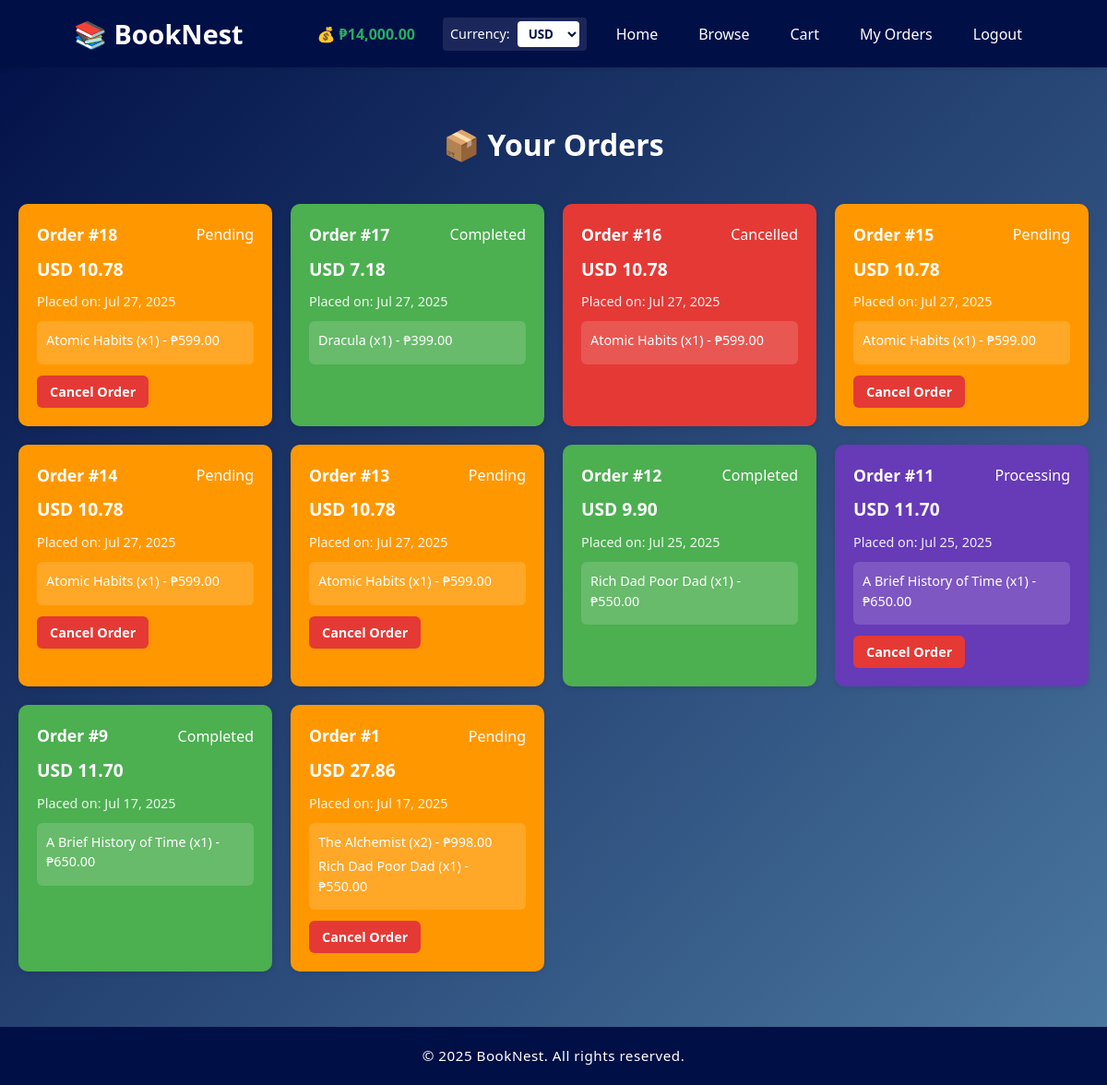
The app's page /order_history.php (signed in), older data.
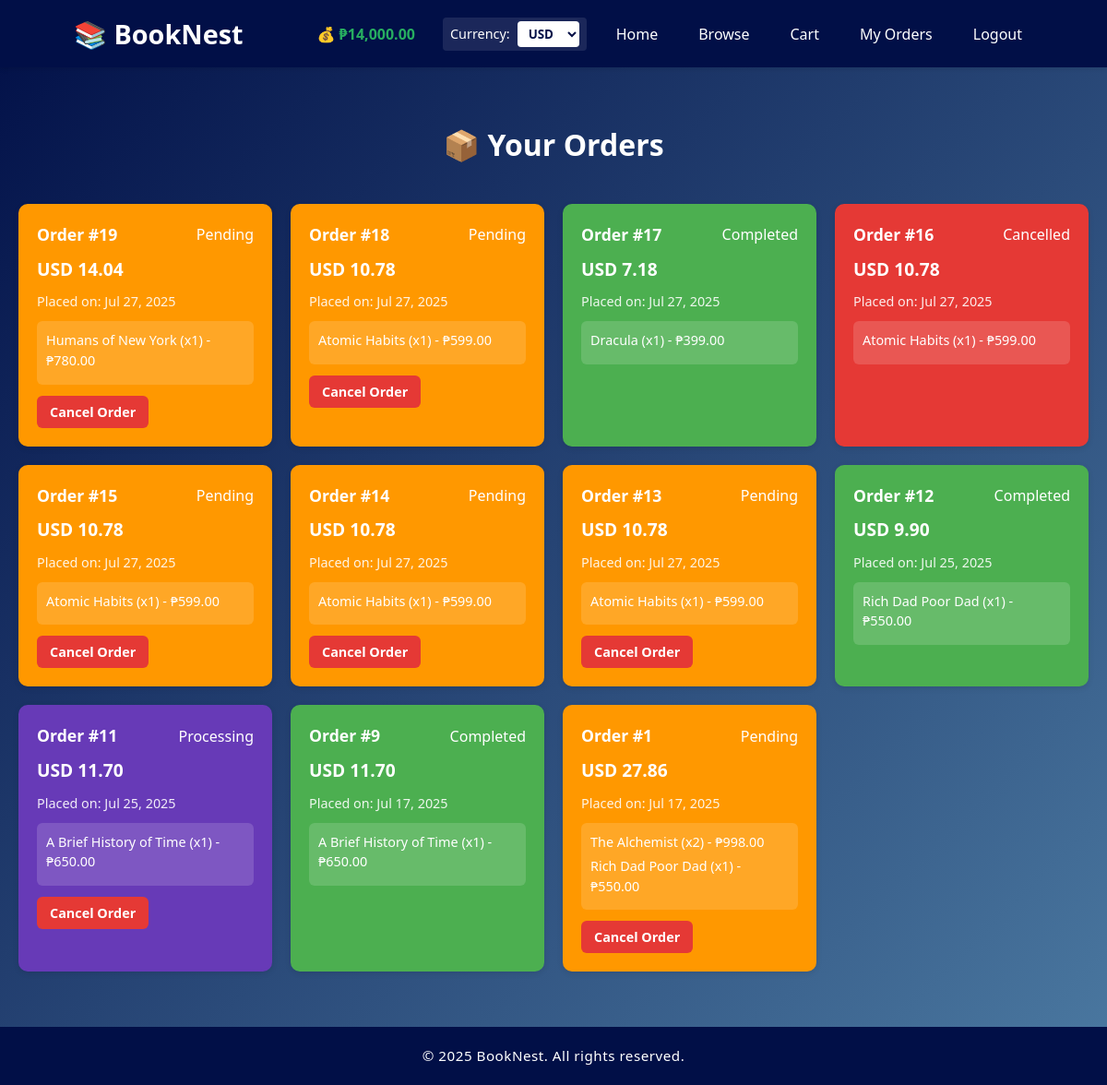
The same page, newer data.
### tables this page shows
CREATE TABLE `users` (
  `user_id` int(11) NOT NULL,
  `username` varchar(50) NOT NULL,
  `password` varchar(255) NOT NULL,
  `email` varchar(100) DEFAULT NULL,
  `role` enum('admin','staff','customer') NOT NULL,
  `created_at` timestamp NOT NULL DEFAULT current_timestamp(),
  `wallet` decimal(10,2) NOT NULL DEFAULT 0.00
);

CREATE TABLE `orders` (
  `order_id` int(11) NOT NULL,
  `user_id` int(11) DEFAULT NULL,
  `order_date` timestamp NOT NULL DEFAULT current_timestamp(),
  `status` enum('pending','processing','shipped','completed','cancelled') DEFAULT 'pending',
  `total_amount` decimal(10,2) DEFAULT 0.00
);

CREATE TABLE `order_items` (
  `item_id` int(11) NOT NULL,
  `order_id` int(11) DEFAULT NULL,
  `book_id` int(11) DEFAULT NULL,
  `quantity` int(11) DEFAULT NULL,
  `subtotal` decimal(10,2) NOT NULL
);

CREATE TABLE `books` (
  `book_id` int(11) NOT NULL,
  `title` varchar(255) NOT NULL,
  `author` varchar(255) DEFAULT NULL,
  `price` decimal(10,2) NOT NULL,
  `stock` int(11) DEFAULT 0,
  `category_id` int(11) DEFAULT NULL,
  `is_featured` tinyint(1) DEFAULT 0,
  `is_digital` tinyint(1) DEFAULT 0
);

### includes/currency_helper.php (called while the page is built)
<?php
if (!function_exists('display_price')) {
    function display_price($price) {
        global $conn;
        if (!empty($_SESSION['user_id'])) {
            $userId = $_SESSION['user_id'];
            $stmt = $conn->prepare("SELECT ConvertPrice(?, ?) AS converted");
            $stmt->bind_param("di", $price, $userId);
            $stmt->execute();
            $result = $stmt->get_result();
            $row = $result->fetch_assoc();
            $converted = $row['converted'] ?? $price;
            $codeStmt = $conn->prepare("SELECT c.currency_code
                                        FROM user_currency_preference ucp
                                        JOIN currencies c ON ucp.currency_id = c.currency_id
                                        WHERE ucp.user_id = ?");
            $codeStmt->bind_param("i", $userId);
            $codeStmt->execute();
            $codeRes = $codeStmt->get_result();
            $codeRow = $codeRes->fetch_assoc();
            $currencyCode = $codeRow['currency_code'] ?? 'PHP';
            return $currencyCode . ' ' . number_format($converted, 2);
        }
        $currencyId = $_SESSION['currency_id'] ?? 1;
        $stmt = $conn->prepare("SELECT exchange_rate, currency_code FROM currencies WHERE currency_id = ?");
        $stmt->bind_param("i", $currencyId);
        $stmt->execute();
        $result = $stmt->get_result();
        $currency = $result->fetch_assoc();
        $rate = $currency['exchange_rate'] ?? 1.0;
        $code = $currency['currency_code'] ?? 'PHP';
        $converted = $price * $rate;
        return $code . ' ' . number_format($converted, 2);
    }
}
?>

### order_history.php (the view, shortened to what this page needs)
<?php
require_once 'includes/db.php';
$page_css = '/BookNest/css/order_history.css';
include 'includes/header.php';
$user_id = $_SESSION['user_id'];
$sql = "
    SELECT o.order_id, o.order_date, o.status,
           COALESCE(SUM(b.price * oi.quantity), 0) AS total_price
    FROM orders o
    LEFT JOIN order_items oi ON o.order_id = oi.order_id
    LEFT JOIN books b ON oi.book_id = b.book_id
    WHERE o.user_id = ?
    GROUP BY o.order_id, o.order_date, o.status
    ORDER BY o.order_date DESC
";
$stmt = $conn->prepare($sql);
$stmt->bind_param("i", $user_id);
$stmt->execute();
$result = $stmt->get_result();
?>
<div class="container">
    <div class="orderhistory-container">
        <h2>📦 Your Orders</h2>
        <?php while ($row = $result->fetch_assoc()): ?>
            <div class="order-block <?php echo strtolower($row['status']); ?>">
                <div class="order-header">
                    <span class="order-id">Order #<?php echo $row['order_id']; ?></span>
                    <span class="order-status-text"><?php echo ucfirst($row['status']); ?></span>
                </div>
                <p class="order-price"><?php echo display_price($row['total_price']); ?></p>
                <small class="order-date">Placed on: <?php echo date("M d, Y", strtotime($row['order_date'])); ?></small>
                <div class="order-items">
                    <ul>
                        <?php
                        $items_stmt = $conn->prepare("
                            SELECT b.title, oi.quantity, oi.subtotal
                            FROM order_items oi
                            JOIN books b ON oi.book_id = b.book_id
                            WHERE oi.order_id = ?
                        ");
                        $items_stmt->bind_param("i", $row['order_id']);
                        $items_stmt->execute();
                        $items = $items_stmt->get_result();
                        while ($item = $items->fetch_assoc()) {
                            echo "<li>" . htmlspecialchars($item['title']) .
                                 " (x" . $item['quantity'] . ") - ₱" . number_format($item['subtotal'], 2) . "</li>";
                        }
                        ?>
                    </ul>
                </div>
                <?php if (in_array($row['status'], ['pending', 'shipped', 'processing'])): ?>
                    <form method="post" action="order_history.php" class="order-actions">
                        <?php if ($row['status'] == 'pending' || $row['status'] == 'processing'): ?>
                            <button type="submit" name="cancel_order" class="cancel-btn">Cancel Order</button>
                        <?php endif; ?>
                    </form>
                <?php endif; ?>
            </div>
        <?php endwhile; ?>
    </div>
</div>
<?php include 'includes/footer.php'; ?>

### includes/header.php (shortened to what this page needs)
<?php
require_once 'includes/db.php';
require_once __DIR__ . '/currency_helper.php';
$currencies = [];
$currencyQuery = $conn->query("SELECT currency_id, currency_code, exchange_rate FROM currencies");
if ($currencyQuery) {
    $currencies = $currencyQuery->fetch_all(MYSQLI_ASSOC);
}
$currentCurrencyId = $_SESSION['currency_id'] ?? 1;
$wallet_display = null;
if (isset($_SESSION['user_id'])) {
    $uid = $_SESSION['user_id'];
    $role = $_SESSION['role'];
    if ($role === 'customer') {
        $stmt = $conn->prepare("SELECT wallet FROM users WHERE user_id = ?");
        $stmt->bind_param("i", $uid);
        $stmt->execute();
        $stmt->bind_result($wallet);
        $wallet_display = "₱" . number_format($wallet, 2);
    } elseif ($role === 'admin') {
        $res = $conn->query("SELECT IFNULL(SUM(total_amount), 0) AS total FROM orders WHERE status = 'completed'");
        $total = $res->fetch_assoc()['total'];
        $wallet_display = "Earnings: ₱" . number_format($total, 2);
    } else {
        $wallet_display = "₱0.00";
    }
}
?>
<!DOCTYPE html>
<html lang="en">
<head>
    <link rel="stylesheet" href="/BookNest/css/header.css">
    <link rel="stylesheet" href="/BookNest/css/footer.css">
    <?php if (isset($page_css)): ?>
        <link rel="stylesheet" href="<?php echo $page_css; ?>">
    <?php endif; ?>
</head>
<body>
<?php if (empty($hideLayout)): ?>
<header>
    <div class="container">
        <h1>📚 BookNest</h1>
        <?php if ($wallet_display !== null): ?>
        <div class="wallet-header">
            <a href="/BookNest/wallet.php" class="wallet-link">
                💰 <?php echo $wallet_display; ?>
            </a>
        </div>
        <?php endif; ?>
        <form method="post" class="currency-form">
            <label for="currency_id">Currency:</label>
            <select name="currency_id" id="currency_id" onchange="this.form.submit()">
                <?php foreach ($currencies as $cur): ?>
                    <option value="<?php echo $cur['currency_id']; ?>" <?php echo ($cur['currency_id'] == $currentCurrencyId) ? 'selected' : ''; ?>>
                        <?php echo htmlspecialchars($cur['currency_code']); ?>
                    </option>
                <?php endforeach; ?>
            </select>
        </form>
        <nav>
            <ul>
                <li><a href="/BookNest/index.php">Home</a></li>
                <li><a href="/BookNest/browse.php">Browse</a></li>
                <?php if (!isset($_SESSION['role']) || $_SESSION['role'] === 'customer'): ?>
                    <li><a href="/BookNest/cart.php">Cart</a></li>
                <?php endif; ?>
                <?php if (isset($_SESSION['user_id']) && $_SESSION['role'] === 'customer'): ?>
                    <li><a href="/BookNest/order_history.php">My Orders</a></li>
                <?php endif; ?>
                <?php if (isset($_SESSION['user_id'])): ?>
                    <li><a href="/BookNest/logout.php">Logout</a></li>
                <?php else: ?>
                    <li><a href="/BookNest/login.php">Login</a></li>
                    <li><a href="/BookNest/register.php">Sign Up</a></li>
                <?php endif; ?>
            </ul>
        </nav>
    </div>
</header>
<main>
<?php endif; ?>

### includes/footer.php
</main>
<?php if (empty($hideLayout)): ?>
<footer>
  <div class="container">
    <p>&copy; 2025 BookNest. All rights reserved.</p>
  </div>
</footer>
<?php endif; ?>
</body>
</html>

### css/header.css (style rules this page uses)
* { font-family: 'Segoe UI', Tahoma, Geneva, Verdana, sans-serif; margin: 0; padding: 0; box-sizing: border-box; }
body { background-color: #f9f9f9; color: #333; line-height: 1.5; }
header { background-color: #010F47; padding: 15px 0; color: white; box-shadow: 0 2px 5px rgba(0, 0, 0, 0.1); }
header .container { width: 90%; max-width: 1200px; margin: auto; display: flex; justify-content: space-between; align-items: center; gap: 20px; flex-wrap: wrap; }
header h1 { flex: 1; font-size: 1.8rem; color: white; white-space: nowrap; }
.currency-form { display: flex; align-items: center; gap: 8px; background: rgba(255, 255, 255, 0.1); padding: 4px 8px; border-radius: 4px; }
.currency-form label { color: white; font-size: 0.9rem; white-space: nowrap; }
header .currency-form select { padding: 4px 8px !important; border-radius: 4px !important; border: none !important; background: white !important; color: #010F47 !important; font-weight: bold !important; cursor: pointer !important; margin-bottom: 0 !important; }
nav ul { list-style: none; display: flex; gap: 20px; flex-wrap: wrap; margin-left: auto; }
nav ul li a { color: white; text-decoration: none; font-weight: 500; padding: 8px 12px; border-radius: 6px; transition: background-color 0.3s ease; }
.wallet-header { margin-left: auto; padding-right: 10px; }
.wallet-link { text-decoration: none; color: #27ae60; font-weight: bold; font-size: 1rem; transition: color 0.3s ease; }

### css/footer.css (style rules this page uses)
footer { background-color: #010F47; color: white; padding: 20px 0; text-align: center; margin-top: 40px; }
footer .container { max-width: 1200px; margin: auto; padding: 0 20px; }
footer p { margin: 0; font-size: 0.95rem; letter-spacing: 0.5px; }

### css/order_history.css (style rules this page uses)
body { background: linear-gradient(135deg, #010F47 0%, #4B79A1 100%); font-family: 'Segoe UI', Tahoma, Geneva, Verdana, sans-serif; margin: 0; padding: 0; color: #333; }
.container { max-width: 1200px; margin: 60px auto; padding: 0 20px; }
.orderhistory-container { display: grid; grid-template-columns: repeat(auto-fill, minmax(250px, 1fr)); gap: 20px; }
.orderhistory-container h2 { grid-column: 1 / -1; font-size: 2em; color: white; margin-bottom: 20px; text-align: center; font-weight: bold; }
.order-block { padding: 20px; border-radius: 10px; color: white; box-shadow: 0 2px 6px rgba(0, 0, 0, 0.1); transition: transform 0.2s ease, opacity 0.3s ease; }
.order-header { display: flex; justify-content: space-between; align-items: center; margin-bottom: 10px; }
.order-id { font-weight: bold; font-size: 1.1em; }
.order-block.pending { background-color: #ff9800; }
.order-block.processing { background-color: #673ab7; }
.order-block.completed { background-color: #4caf50; }
.order-block.cancelled { background-color: #e53935; }
.order-price { font-size: 1.2em; font-weight: bold; margin: 8px 0; }
.order-date { font-size: 0.9em; opacity: 0.9; }
.order-items { margin-top: 10px; background: rgba(255, 255, 255, 0.15); padding: 10px; border-radius: 6px; }
.order-items ul { list-style: none; padding: 0; margin: 0; }
.order-items li { font-size: 0.9em; margin-bottom: 5px; }
.order-actions { margin-top: 12px; display: flex; gap: 10px; }
.cancel-btn { background-color: #e53935; color: white; border: none; padding: 8px 14px; border-radius: 6px; cursor: pointer; font-size: 0.9em; font-weight: bold; transition: background-color 0.3s ease; }

Row changes from the older to the newer data that the page shows:
added orders: order_id "19", status "Pending", total_price "USD 14.04", order_date "Jul 27, 2025", shows "Cancel Order"
added order_items: book.title "Humans of New York", quantity "1", subtotal "780.00", shown under "19"
